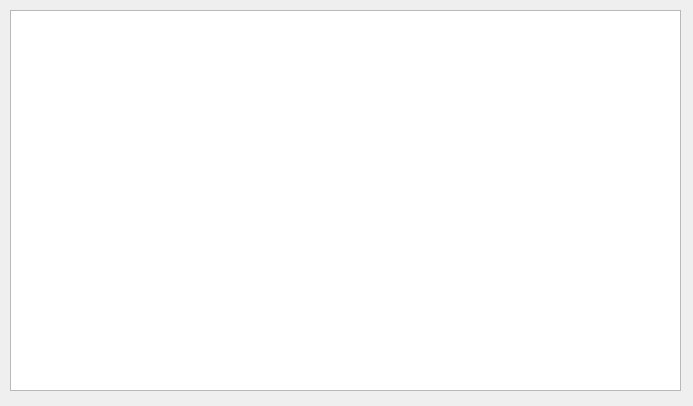
<?xml version="1.0" encoding="UTF-8"?>
<ui version="4.0">
 <class>DatabaseTab</class>
 <widget class="QWidget" name="DatabaseTab">
  <property name="geometry">
   <rect>
    <x>0</x>
    <y>0</y>
    <width>693</width>
    <height>406</height>
   </rect>
  </property>
  <property name="windowTitle">
   <string>Form</string>
  </property>
  <widget class="QListWidget" name="listDatabases">
   <property name="geometry">
    <rect>
     <x>10</x>
     <y>10</y>
     <width>671</width>
     <height>381</height>
    </rect>
   </property>
  </widget>
 </widget>
 <resources/>
 <connections/>
</ui>
